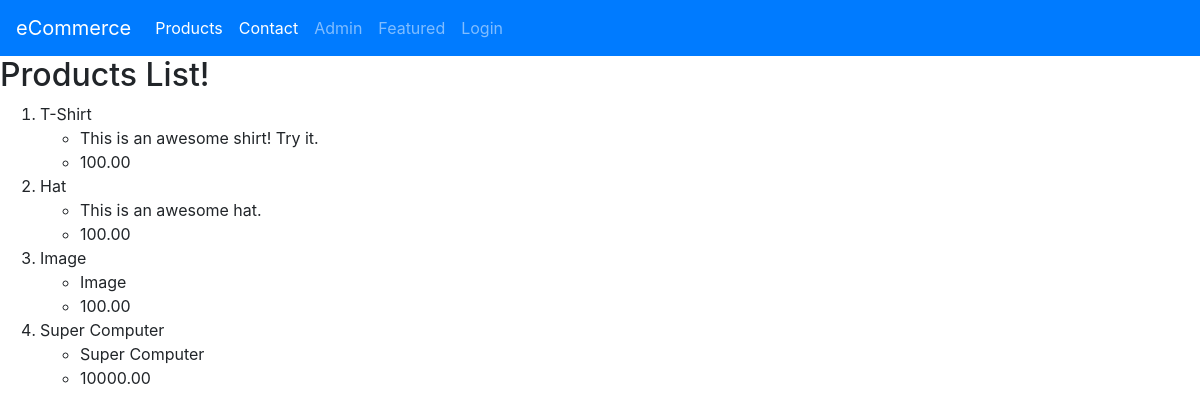
/products/, run on an earlier commit of the app's database.
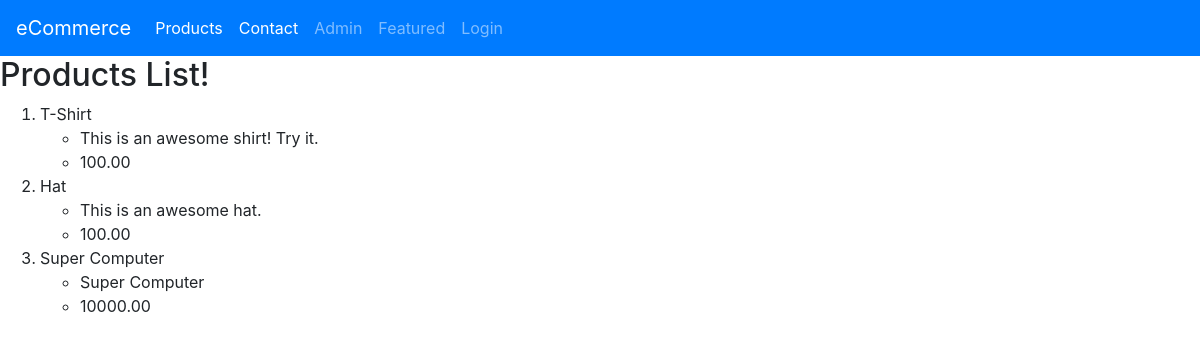
And on a later commit of the database.
### products/models.py (models this page shows, shortened)
class Product(models.Model):
    title = models.CharField(max_length=120)
    description = models.TextField()
    price = models.DecimalField(decimal_places=2, max_digits=10, default=100)
    image = models.ImageField(upload_to=upload_image_path, null=True, blank=True)
    featured = models.BooleanField(default=False)
    active = models.BooleanField(default=True)
    objects = ProductManager()  # It is extending objects which is an inbuilt model manager
    def __str__(self):
        return self.title

### products/views.py (the view)
# urls.py: url(r'^products/$', ProductListView.as_view()),
class ProductListView(ListView):
    queryset = Product.objects.all()
    def get_context_data(self, *args, **kwargs):
        context = super(ProductListView, self).get_context_data(*args, **kwargs)
        print(context)
        return context

### products/templates/products/product_list.html
{% extends "base.html" %}
{% load static %}
{% block content %}
    <h2>Products List!</h2>
    <ol>
        {% for product in product_list %}
            <li>{{ product.title }}</li>
            <ul>
                <li>{{ product.description }}</li>
                <li>{{ product.price }}</li>
            </ul>
        {% endfor %}
    </ol>
{% endblock content %}

What changed in the data, as far as the page shows it:
no longer on this page (row edited): Product: title "Image", description "Image", price "100.00"
